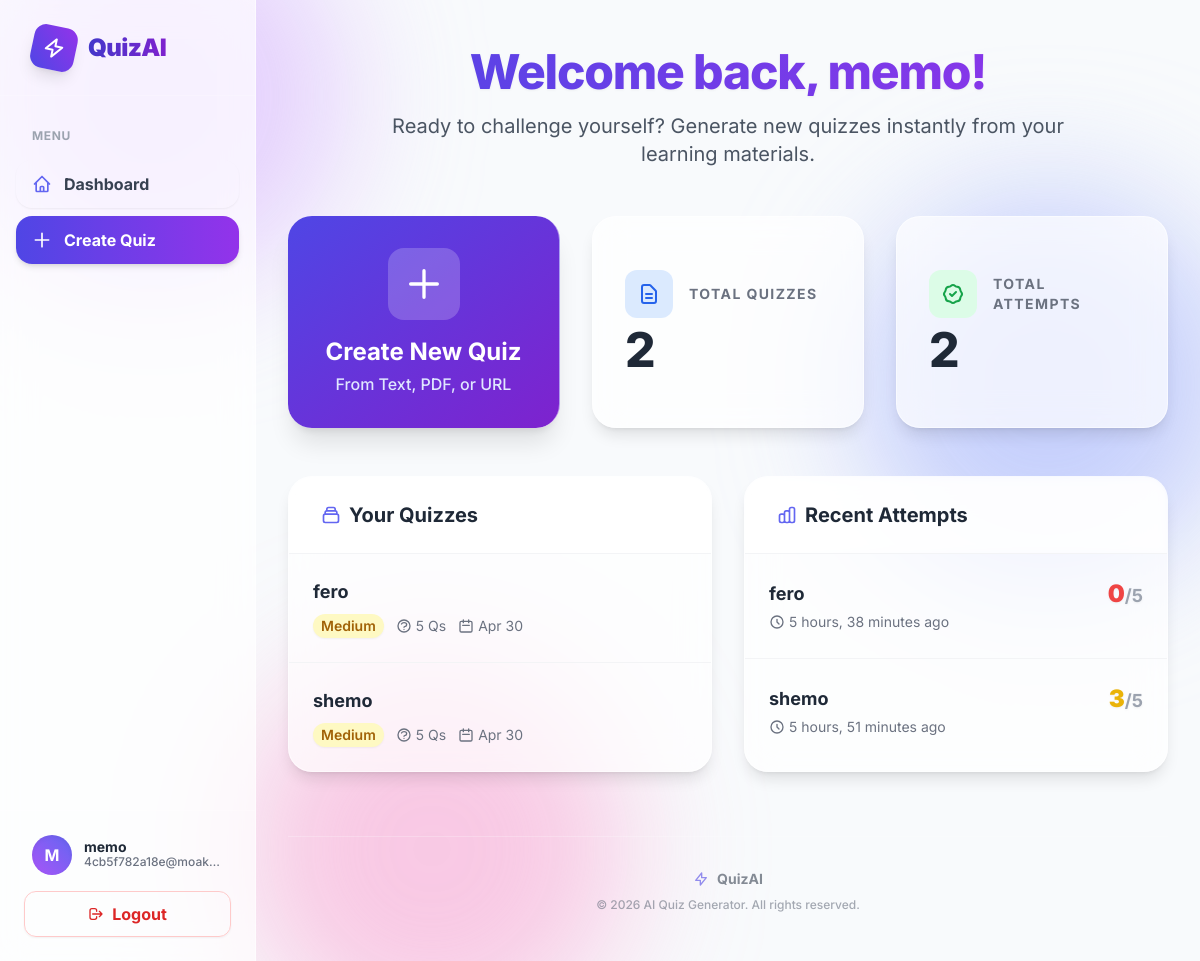
/ (signed in), run on the app's committed database.
### core/models.py (models this page shows, shortened)
class User(AbstractUser):
    email = models.EmailField(unique=True)
    is_email_verified = models.BooleanField(default=False)

class Quiz(models.Model):
    id = models.UUIDField(primary_key=True, default=uuid.uuid4, editable=False)
    user = models.ForeignKey(User, on_delete=models.CASCADE, related_name='quizzes')
    title = models.CharField(max_length=255)
    difficulty = models.CharField(max_length=50, choices=[('Easy', 'Easy'), ('Medium', 'Medium'), ('Hard', 'Hard')])
    created_at = models.DateTimeField(auto_now_add=True)

class QuizSession(models.Model):
    id = models.UUIDField(primary_key=True, default=uuid.uuid4, editable=False)
    user = models.ForeignKey(User, on_delete=models.CASCADE, related_name='sessions')
    quiz = models.ForeignKey(Quiz, on_delete=models.CASCADE, related_name='sessions')
    score = models.IntegerField(default=0)
    total_questions = models.IntegerField(default=0)
    created_at = models.DateTimeField(auto_now_add=True)

### core/views.py (the view)
# urls.py: path('', views.home_view, name='home'),
@login_required
def home_view(request):
    quizzes = Quiz.objects.filter(user=request.user).order_by('-created_at')
    sessions = QuizSession.objects.filter(user=request.user).order_by('-created_at')[:5]
    return render(request, 'core/home.html', {'quizzes': quizzes, 'sessions': sessions})

### templates/core/home.html (shortened to what this page needs)
{% extends 'base.html' %}
{% block content %}
<div class="mb-8 md:mb-12 text-center animate-slide-up opacity-0 px-4">
    <h1 class="text-3xl sm:text-4xl md:text-5xl font-extrabold text-transparent bg-clip-text bg-gradient-to-r from-indigo-600 to-purple-600 tracking-tight mb-3 md:mb-4 drop-shadow-sm">Welcome back, {{ user.username }}!</h1>
    <p class="text-lg md:text-xl text-gray-600 max-w-2xl mx-auto">Ready to challenge yourself? Generate new quizzes instantly from your learning materials.</p>
</div>
<div class="grid grid-cols-1 sm:grid-cols-2 md:grid-cols-3 gap-4 sm:gap-6 md:gap-8 mb-8 md:mb-12">
    <div class="glass text-white rounded-3xl shadow-xl p-6 md:p-8 flex flex-col items-center justify-center transition-all duration-300 hover:-translate-y-2 hover:shadow-2xl cursor-pointer relative overflow-hidden group animate-slide-up opacity-0 delay-100 bg-gradient-to-br from-indigo-600 to-purple-700 sm:col-span-2 md:col-span-1" onclick="location.href='{% url 'generate_quiz' %}'">
        <div class="relative z-10 flex flex-col items-center text-center">
            <div class="bg-white/20 p-4 rounded-2xl mb-4 group-hover:scale-110 transition-transform duration-300">
                <svg class="w-8 h-8 md:w-10 md:h-10" fill="none" stroke="currentColor" viewBox="0 0 24 24"><path stroke-linecap="round" stroke-linejoin="round" stroke-width="2" d="M12 4v16m8-8H4"></path></svg>
            </div>
            <h3 class="text-xl md:text-2xl font-bold mb-1">Create New Quiz</h3>
            <p class="text-indigo-100 font-medium text-sm md:text-base">From Text, PDF, or URL</p>
        </div>
    </div>
    <div class="glass rounded-3xl shadow-lg p-6 md:p-8 border border-white/50 flex flex-col justify-center animate-slide-up opacity-0 delay-200 transition-all hover:shadow-xl hover:-translate-y-1">
        <div class="flex items-center gap-3 md:gap-4 mb-2">
            <div class="p-2 md:p-3 bg-blue-100 text-blue-600 rounded-xl">
                <svg class="w-5 h-5 md:w-6 md:h-6" fill="none" stroke="currentColor" viewBox="0 0 24 24"><path stroke-linecap="round" stroke-linejoin="round" stroke-width="2" d="M9 12h6m-6 4h6m2 5H7a2 2 0 01-2-2V5a2 2 0 012-2h5.586a1 1 0 01.707.293l5.414 5.414a1 1 0 01.293.707V19a2 2 0 01-2 2z"></path></svg>
            </div>
            <h3 class="text-gray-500 text-xs md:text-sm font-bold uppercase tracking-widest">Total Quizzes</h3>
        </div>
        <p class="text-4xl md:text-5xl font-extrabold text-gray-800">{{ quizzes.count }}</p>
    </div>
    <div class="glass rounded-3xl shadow-lg p-6 md:p-8 border border-white/50 flex flex-col justify-center animate-slide-up opacity-0 delay-300 transition-all hover:shadow-xl hover:-translate-y-1">
        <div class="flex items-center gap-3 md:gap-4 mb-2">
            <div class="p-2 md:p-3 bg-green-100 text-green-600 rounded-xl">
            </div>
            <h3 class="text-gray-500 text-xs md:text-sm font-bold uppercase tracking-widest">Total Attempts</h3>
        </div>
        <p class="text-4xl md:text-5xl font-extrabold text-gray-800">{{ sessions.count }}</p>
    </div>
</div>
<div class="grid grid-cols-1 lg:grid-cols-2 gap-6 md:gap-8">
    <div class="glass rounded-3xl shadow-lg border border-white/50 overflow-hidden animate-slide-up opacity-0 delay-400 flex flex-col">
        <div class="px-6 md:px-8 py-4 md:py-6 border-b border-gray-100 bg-white/40 backdrop-blur-sm">
            <h3 class="text-lg md:text-xl font-bold text-gray-800 flex items-center gap-2">
                Your Quizzes
            </h3>
        </div>
        <ul class="divide-y divide-gray-100 max-h-[400px] overflow-y-auto custom-scrollbar">
            {% for quiz in quizzes %}
            <li class="p-4 md:p-6 hover:bg-white/60 transition duration-200 group">
                <div class="flex flex-col sm:flex-row sm:items-center justify-between gap-4">
                    <div>
                        <h4 class="text-base md:text-lg font-bold text-gray-800 group-hover:text-indigo-600 transition-colors"><a href="{% url 'quiz_detail' quiz.id %}">{{ quiz.title }}</a></h4>
                        <div class="mt-2 flex flex-wrap items-center gap-2 md:gap-3 text-xs md:text-sm text-gray-500">
                            <span class="inline-flex items-center px-2 py-0.5 rounded-full font-semibold shadow-sm {% if quiz.difficulty == 'Easy' %}bg-green-100 text-green-700{% elif quiz.difficulty == 'Medium' %}bg-yellow-100 text-yellow-700{% else %}bg-red-100 text-red-700{% endif %}">
                                {{ quiz.difficulty }}
                            </span>
                            <span class="flex items-center gap-1"><svg class="w-4 h-4" fill="none" stroke="currentColor" viewBox="0 0 24 24"><path stroke-linecap="round" stroke-linejoin="round" stroke-width="2" d="M8.228 9c.549-1.165 2.03-2 3.772-2 2.21 0 4 1.343 4 3 0 1.4-1.278 2.575-3.006 2.907-.542.104-.994.54-.994 1.093m0 3h.01M21 12a9 9 0 11-18 0 9 9 0 0118 0z"></path></svg> {{ quiz.questions.count }} Qs</span>
                            <span class="flex items-center gap-1"><svg class="w-4 h-4" fill="none" stroke="currentColor" viewBox="0 0 24 24"><path stroke-linecap="round" stroke-linejoin="round" stroke-width="2" d="M8 7V3m8 4V3m-9 8h10M5 21h14a2 2 0 002-2V7a2 2 0 00-2-2H5a2 2 0 00-2 2v12a2 2 0 002 2z"></path></svg> {{ quiz.created_at|date:"M d" }}</span>
                        </div>
                    </div>
                </div>
            </li>
            {% endfor %}
        </ul>
    </div>
    <div class="glass rounded-3xl shadow-lg border border-white/50 overflow-hidden animate-slide-up opacity-0 delay-500 flex flex-col">
        <div class="px-6 md:px-8 py-4 md:py-6 border-b border-gray-100 bg-white/40 backdrop-blur-sm">
            <h3 class="text-lg md:text-xl font-bold text-gray-800 flex items-center gap-2">
                Recent Attempts
            </h3>
        </div>
        <ul class="divide-y divide-gray-100 max-h-[400px] overflow-y-auto custom-scrollbar">
            {% for session in sessions %}
            <li class="p-4 md:p-6 hover:bg-white/60 transition duration-200 group">
                <div class="flex items-center justify-between">
                    <div>
                        <h4 class="text-base md:text-lg font-bold text-gray-800">{{ session.quiz.title }}</h4>
                        <p class="mt-1 text-xs md:text-sm text-gray-500 flex items-center gap-1"><svg class="w-4 h-4" fill="none" stroke="currentColor" viewBox="0 0 24 24"><path stroke-linecap="round" stroke-linejoin="round" stroke-width="2" d="M12 8v4l3 3m6-3a9 9 0 11-18 0 9 9 0 0118 0z"></path></svg> {{ session.created_at|timesince }} ago</p>
                    </div>
                    <div class="text-right flex flex-col items-end">
                        <div class="text-xl md:text-2xl font-black drop-shadow-sm {% if session.score >= session.total_questions|add:'-1' %}text-green-500{% elif session.score >= session.total_questions|add:'-3' %}text-yellow-500{% else %}text-red-500{% endif %}">
                            {{ session.score }}<span class="text-sm md:text-lg text-gray-400 font-bold">/{{ session.total_questions }}</span>
                        </div>
                    </div>
                </div>
            </li>
            {% endfor %}
        </ul>
    </div>
</div>
{% endblock %}

### templates/base.html (shortened to what this page needs)
<!DOCTYPE html>
<html lang="en">
<head>
    <script src="https://cdn.tailwindcss.com"></script>
</head>
<body class="bg-slate-50 text-gray-800 h-screen overflow-hidden flex relative">
    <div class="fixed inset-0 w-full h-full z-[-1] pointer-events-none overflow-hidden">
        <div class="absolute top-[-10%] -left-10 w-96 h-96 bg-purple-300 rounded-full mix-blend-multiply filter blur-3xl opacity-60 animate-blob"></div>
        <div class="absolute top-[20%] -right-10 w-96 h-96 bg-indigo-300 rounded-full mix-blend-multiply filter blur-3xl opacity-60 animate-blob delay-200"></div>
        <div class="absolute -bottom-20 left-[20%] w-96 h-96 bg-pink-300 rounded-full mix-blend-multiply filter blur-3xl opacity-60 animate-blob delay-400"></div>
    </div>
    <aside id="sidebar" class="glass w-64 h-full flex flex-col justify-between fixed md:relative z-50 transform -translate-x-full md:translate-x-0 transition-transform duration-300 ease-in-out shadow-2xl md:shadow-none">
        <div>
            <div class="h-24 flex items-center px-8 border-b border-white/20">
                <a href="{% url 'home' %}" class="font-black text-2xl tracking-tight flex items-center gap-3 text-gray-800 hover:scale-105 transition-transform origin-left group">
                    <div class="bg-gradient-to-tr from-indigo-600 to-purple-600 p-2.5 rounded-xl shadow-lg text-white transform rotate-12 group-hover:rotate-0 transition-transform">
                        <svg class="w-6 h-6" fill="none" stroke="currentColor" viewBox="0 0 24 24"><path stroke-linecap="round" stroke-linejoin="round" stroke-width="2" d="M13 10V3L4 14h7v7l9-11h-7z"></path></svg>
                    </div>
                    <span class="bg-clip-text text-transparent bg-gradient-to-r from-indigo-700 to-purple-700">QuizAI</span>
                </a>
            </div>
            <div class="px-4 py-8 space-y-2">
                <p class="px-4 text-xs font-bold uppercase tracking-wider text-gray-400 mb-4">Menu</p>
                <a href="{% url 'home' %}" class="flex items-center gap-3 px-4 py-3 rounded-2xl font-bold text-gray-700 hover:text-indigo-700 hover:bg-white/60 transition-all shadow-sm hover:shadow-md">
                    Dashboard
                </a>
                {% if user.is_authenticated %}
                <a href="{% url 'generate_quiz' %}" class="flex items-center gap-3 px-4 py-3 rounded-2xl font-bold text-white bg-gradient-to-r from-indigo-600 to-purple-600 hover:from-indigo-700 hover:to-purple-700 transition-all shadow-md hover:shadow-xl hover:-translate-y-0.5 mt-4">
                    <svg class="w-5 h-5" fill="none" stroke="currentColor" viewBox="0 0 24 24"><path stroke-linecap="round" stroke-linejoin="round" stroke-width="2" d="M12 4v16m8-8H4"></path></svg>
                    Create Quiz
                </a>
                {% endif %}
            </div>
        </div>
        <div class="p-6 border-t border-white/20">
            {% if user.is_authenticated %}
                <div class="flex items-center gap-3 mb-4 px-2">
                    <div class="w-10 h-10 rounded-full bg-gradient-to-tr from-purple-500 to-indigo-500 flex items-center justify-center text-white font-bold shadow-inner">
                        {{ user.username|make_list|first|upper }}
                    </div>
                    <div class="flex flex-col">
                        <span class="text-sm font-bold text-gray-800 leading-none">{{ user.username }}</span>
                        <span class="text-xs font-medium text-gray-500">{{ user.email|truncatechars:18 }}</span>
                    </div>
                </div>
                <a href="{% url 'logout' %}" class="flex items-center justify-center gap-2 w-full px-4 py-2.5 rounded-xl font-bold text-red-600 hover:text-white hover:bg-red-500 border border-red-200 hover:border-transparent transition-all shadow-sm">
                    <svg class="w-4 h-4" fill="none" stroke="currentColor" viewBox="0 0 24 24"><path stroke-linecap="round" stroke-linejoin="round" stroke-width="2" d="M17 16l4-4m0 0l-4-4m4 4H7m6 4v1a3 3 0 01-3 3H6a3 3 0 01-3-3V7a3 3 0 013-3h4a3 3 0 013 3v1"></path></svg>
                    Logout
                </a>
            {% endif %}
        </div>
    </aside>
    <main class="flex-1 h-full overflow-y-auto overflow-x-hidden pt-20 md:pt-0 relative z-10 custom-scrollbar">
        <div class="container mx-auto px-4 sm:px-6 lg:px-8 py-8 md:py-12 max-w-[1600px] w-full">
            {% block content %}
            {% endblock %}
            <div class="mt-16 pt-8 border-t border-white/40 flex flex-col items-center justify-center text-center opacity-60">
                <div class="flex items-center gap-2 mb-2">
                    <svg class="w-4 h-4 text-indigo-600" fill="none" stroke="currentColor" viewBox="0 0 24 24"><path stroke-linecap="round" stroke-linejoin="round" stroke-width="2" d="M13 10V3L4 14h7v7l9-11h-7z"></path></svg>
                    <span class="font-bold text-gray-700 text-sm">QuizAI</span>
                </div>
                <p class="text-xs font-medium text-gray-500">&copy; 2026 AI Quiz Generator. All rights reserved.</p>
            </div>
        </div>
    </main>
</body>
</html>

### templates/base.html (style rules this page uses)
body { font-family: 'Inter', sans-serif; }
.delay-100 { animation-delay: 100ms; }
.delay-200 { animation-delay: 200ms; }
.delay-300 { animation-delay: 300ms; }
.delay-400 { animation-delay: 400ms; }
.delay-500 { animation-delay: 500ms; }
.glass { background: rgba(255, 255, 255, 0.7); backdrop-filter: blur(16px); -webkit-backdrop-filter: blur(16px); border-right: 1px solid rgba(255, 255, 255, 0.5); }

### data on the page
User: username|make_list "M", username "memo", email "4cb5f782a18e@moak…"
Quiz: title "fero", difficulty "Medium", questions.count "5", created_at "Apr 30"
Quiz: title "shemo", difficulty "Medium", questions.count "5", created_at "Apr 30"
QuizSession: quiz "fero", created_at "5 hours, 38 minutes", score "0", total_questions "5"
QuizSession: quiz "shemo", created_at "5 hours, 51 minutes", score "3", total_questions "5"

### other printed values
{{ quizzes.count }} "2"
{{ sessions.count }} "2"
